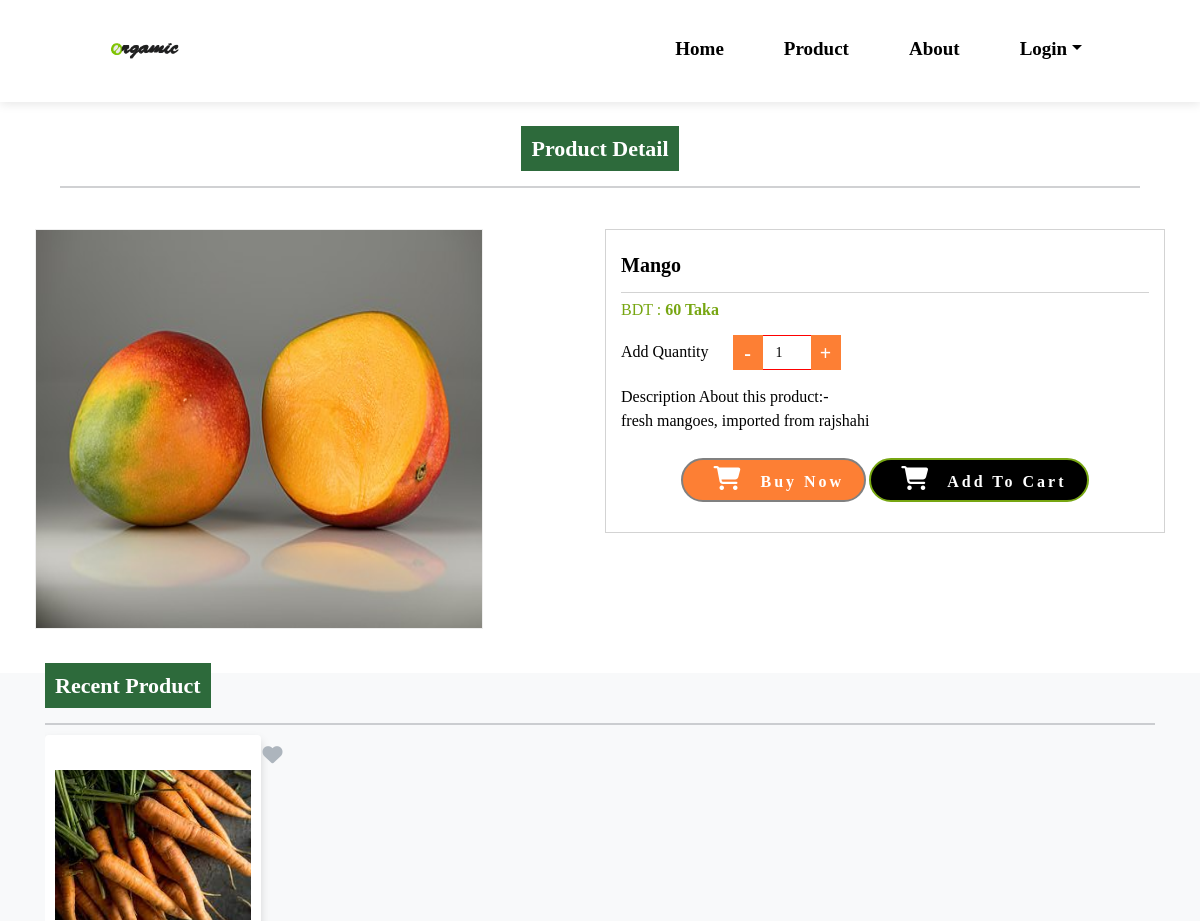
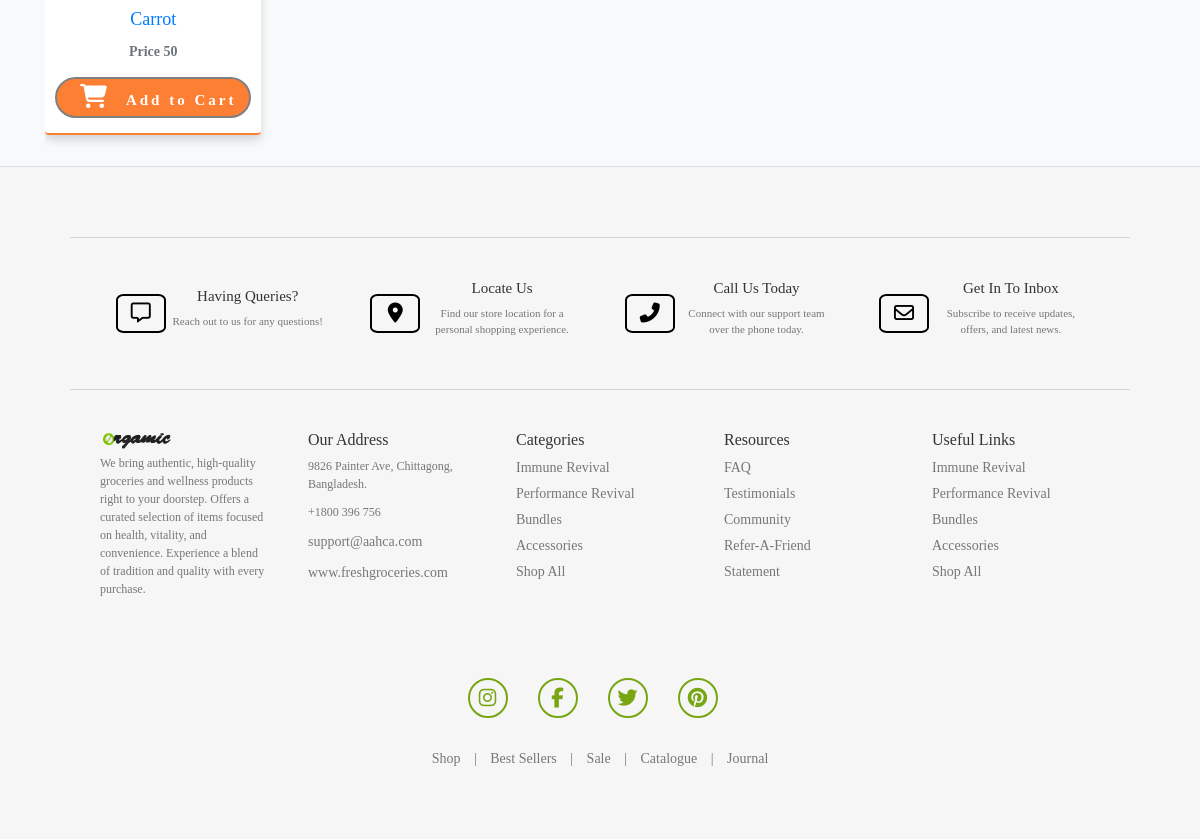
/product-detail/2/, run on the app's committed database (2 pictures, top to bottom).
### groceryapp/models.py (models this page shows, shortened)
class Product(models.Model):
    category = models.ForeignKey(Category, on_delete=models.CASCADE, null=True, blank=True)
    name = models.CharField(max_length=100, null=True, blank=True)
    image = models.FileField(null=True, blank=True)
    description = models.TextField(null=True, blank=True)
    price = models.CharField(max_length=100, null=True, blank=True)
    discount = models.CharField(max_length=100, null=True, blank=True)
    updated = models.DateTimeField(auto_now=True)
    created = models.DateTimeField(auto_now_add=True)

### groceryapp/views.py (the view)
# urls.py: path('product-detail/<int:pid>/', product_detail, name="product_detail"),
def product_detail(request, pid):
    product = Product.objects.get(id=pid)
    latest_product = Product.objects.filter().exclude(id=pid).order_by('-id')[:10]
    return render(request, "product-detail.html", locals())

### groceryapp/templates/product-detail.html (shortened to what this page needs)
{% extends 'main.html' %}
{% block body %}
{% load static %}
<link href="https://w3learnpoint.com/cdn/jquery-picZoomer.css" rel="stylesheet"/>
<link href="https://cdnjs.cloudflare.com/ajax/libs/OwlCarousel2/2.3.4/assets/owl.carousel.css" rel="stylesheet"/>
<link href="https://cdnjs.cloudflare.com/ajax/libs/OwlCarousel2/2.3.4/assets/owl.theme.default.min.css" rel="stylesheet"/>
<link rel="stylesheet" href="https://maxcdn.bootstrapcdn.com/bootstrap/4.3.1/css/bootstrap.min.css">
<link rel="stylesheet" href="{% static 'style.css' %}">
<div id="services" class="services">
    <div class="container">
      <div class="col-sm-12 text-center mb-6 title_bx" style="margin-bottom: 6%;">
        <h3 class="title"><span class="header-title-1">Product Detail</span></h3>
      </div>
       <div class="row row-sm">
          <div class="col-md-6 _boxzoom">
             <div class="_product-images">
                <div class="picZoomer">
                   <img class="my_img" src="{{product.image.url}}"  alt="Grocery images">
                </div>
             </div>
          </div>
          <div class="col-md-6">
             <div class="_product-detail-content">
                <p class="_p-name product-name">{{product.name}} </p>
                <div class="_p-price-box" style="font-size: 16px;">
                   <div class="p-list">
                      <span> BDT : <span style="font-weight: bold;"> {{product.price}} Taka</span></span>
                   </div>
                   <div class="_p-add-cart">
                      <div class="_p-qty">
                         <span>Add Quantity</span>
                         <div class="value-button decrease_" id="" value="Decrease Value">-</div>
                         <input type="number" name="qty" id="number" value="1" />
                         <div class="value-button increase_" id="" value="Increase Value">+</div>
                      </div>
                   </div>
                   <div class="_p-features mb-4">
                      <span> Description About this product:- </span>
                      {{product.description}}
                   </div>
                   <form action="" method="post" accept-charset="utf-8" style="font-size: 12px;">
                      <div class="_p-qty-and-cart">
                         <div class="_p-add-cart">
                            <button class="btn-theme btn buy-btn" tabindex="0">
                            <i class="fa fa-shopping-cart"></i> Buy Now
                            </button>
                            <a href="/add-to-cart/{{product.id}}/">
                                <button class="btn-theme btn btn-success" tabindex="0">
                                <i class="fa fa-shopping-cart"></i> Add to Cart
                                </button>
                            </a>
                         </div>
                      </div>
                   </form>
                </div>
             </div>
          </div>
       </div>
    </div>
</div>
<div class="sec bg-light">
    <div class="container">
       <div class="row">
          <div class="col-sm-12 title_bx">
            <h3 class="title"><span class="header-title-1">Recent Product</span></h3>
          </div>
       </div>
       <div class="row">
          <div class="col-md-12 list-slider mt-4">
             <div class="owl-carousel common_wd  owl-theme" id="recent_post">
                 {% for i in latest_product %}
                <div class="item">
                   <div class="sq_box shadow">
                      <div class="pdis_img">
                         <span class="wishlist">
                         <a alt="Add to Wish List" title="Add to Wish List" href="javascript:void(0);"> <i class="fa fa-heart"></i></a>
                         </span>
                         <a href="#">
                         <img src="{{i.image.url}}">
                         </a>
                      </div>
                      <h4 class="mb-1"> <a href="details.php"> {{i.name}} </a> </h4>
                      <div class="price-box mb-2">
                         <span class="price"> Price {{i.price}} </span>
                      </div>
                      <div class="btn-box text-center">
                         <a class="btn btn-sm" style=" border: 2px solid gray;" href="javascript:void(0);"> <i class="fa fa-shopping-cart"></i> Add to Cart </a>
                      </div>
                   </div>
                </div>
                {% endfor %}
             </div>
          </div>
       </div>
    </div>
</div>
{% endblock %}

### data on the page
Product: image (picture), name "Mango", price "60", description "fresh mangoes, imported from rajshahi"
Product: image (picture), name "Carrot", price "50"
